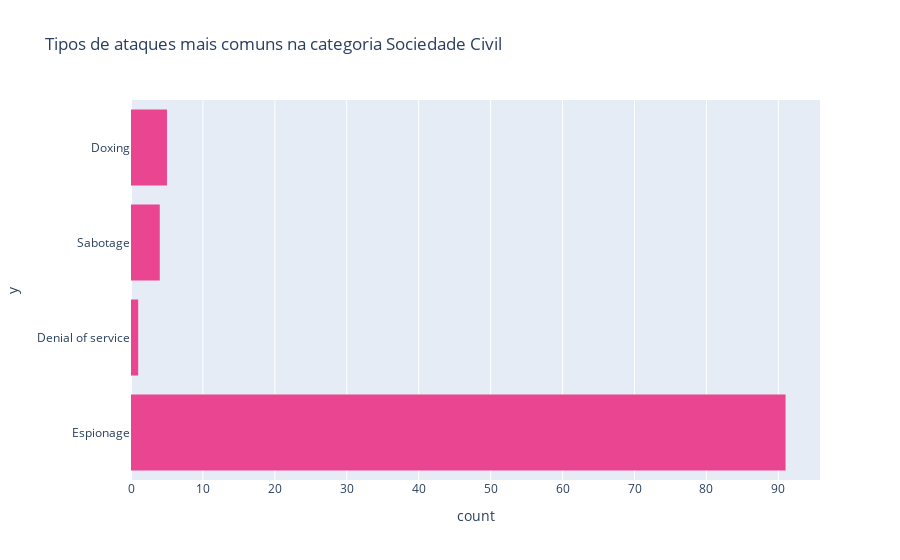

The notebook cell saved with this chart:
### Markdown cell above
Então analisamos os tipos de ataques mais comuns em cada categoria.

### Code cell
fig = px.histogram(y = data_cv["Type"], title = "Tipos de ataques mais comuns na categoria Sociedade Civil", color_discrete_sequence = ["#ea4591"])
fig.show()

### Figure 1 — Plotly figure (JSON) as saved in the notebook; plotly's stock layout.template omitted (floating-point values rounded to 4 significant figures)
{"data": [{"alignmentgroup": "True", "bingroup": "y", "hovertemplate": "count=%{x}<br>y=%{y}<extra></extra>", "legendgroup": "", "marker": {"color": "#ea4591"}, "name": "", "offsetgroup": "", "orientation": "h", "showlegend": false, "type": "histogram", "xaxis": "x", "y": ["Espionage", "Espionage", "Espionage", "Espionage", null, "Espionage", "Espionage", "Espionage", "Espionage", "Espionage", "Espionage", "Espionage", "Espionage", "Espionage", "Espionage", "Espionage", "Espionage", "Espionage", "Espionage", "Espionage", "Espionage", "Espionage", "Espionage", "Espionage", "Espionage", "Espionage", "Espionage", "Espionage", "Denial of service", "Espionage", "Espionage", "Espionage", "Espionage", "Espionage", "Espionage", "Sabotage", "Espionage", "Espionage", "Espionage", "Espionage", "Espionage", "Espionage", "Espionage", "Espionage", "Espionage", "Espionage", "Doxing", "Espionage", "Espionage", "Espionage", "Sabotage", "Espionage", "Sabotage", "Espionage", "Espionage", "Espionage", "Espionage", "Espionage", "Espionage", "Espionage", "Espionage", "Doxing", "Espionage", "Doxing", "Espionage", "Doxing", "Espionage", "Espionage", "Doxing", "Espionage", "Espionage", "Espionage", "Espionage", "Espionage", "Espionage", "Espionage", "Espionage", "Espionage", "Espionage", "Espionage", "Espionage", "Espionage", "Espionage", "Sabotage", "Espionage", "Espionage", "Espionage", "Espionage", "Espionage", "Espionage", "Espionage", "Espionage", "Espionage", "Espionage", "Espionage", "Espionage", "Espionage", "Espionage", null, "Espionage", "Espionage", "Espionage", "Espionage"], "yaxis": "y"}], "layout": {"barmode": "relative", "legend": {"tracegroupgap": 0}, "title": {"text": "Tipos de ataques mais comuns na categoria Sociedade Civil"}, "xaxis": {"anchor": "y", "domain": [0, 1], "title": {"text": "count"}}, "yaxis": {"anchor": "x", "domain": [0, 1], "title": {"text": "y"}}}}
